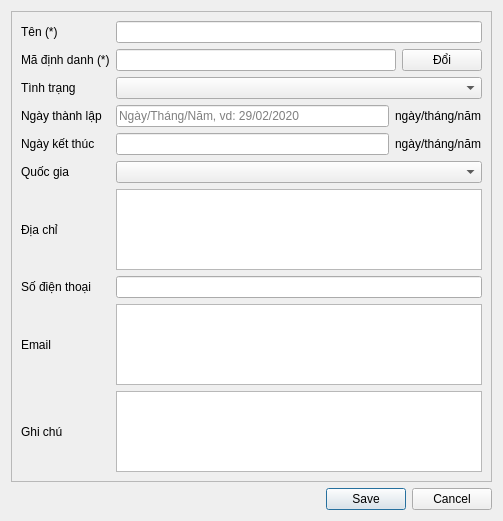
<?xml version="1.0" encoding="UTF-8"?>
<ui version="4.0">
 <class>DlgArea</class>
 <widget class="QDialog" name="DlgArea">
  <property name="geometry">
   <rect>
    <x>0</x>
    <y>0</y>
    <width>503</width>
    <height>521</height>
   </rect>
  </property>
  <property name="windowTitle">
   <string>Dialog</string>
  </property>
  <layout class="QVBoxLayout" name="verticalLayout">
   <item>
    <widget class="QScrollArea" name="scrollArea">
     <property name="widgetResizable">
      <bool>true</bool>
     </property>
     <widget class="QWidget" name="scrollAreaWidgetContents">
      <property name="geometry">
       <rect>
        <x>0</x>
        <y>0</y>
        <width>483</width>
        <height>471</height>
       </rect>
      </property>
      <layout class="QVBoxLayout" name="verticalLayout_2">
       <item>
        <layout class="QGridLayout" name="gridLayout">
         <item row="4" column="1">
          <layout class="QHBoxLayout" name="horizontalLayout_3">
           <item>
            <widget class="QLineEdit" name="txtEndDate"/>
           </item>
           <item>
            <widget class="QLabel" name="label_7">
             <property name="text">
              <string>ngày/tháng/năm</string>
             </property>
            </widget>
           </item>
          </layout>
         </item>
         <item row="6" column="1">
          <layout class="QHBoxLayout" name="horizontalLayout_4" stretch="3">
           <item>
            <widget class="QComboBox" name="cbCountry"/>
           </item>
          </layout>
         </item>
         <item row="3" column="1">
          <layout class="QHBoxLayout" name="horizontalLayout_2">
           <item>
            <widget class="QLineEdit" name="txtStartDate">
             <property name="placeholderText">
              <string>Ngày/Tháng/Năm, vd: 29/02/2020</string>
             </property>
            </widget>
           </item>
           <item>
            <widget class="QLabel" name="label_18">
             <property name="text">
              <string>ngày/tháng/năm</string>
             </property>
            </widget>
           </item>
          </layout>
         </item>
         <item row="2" column="0">
          <widget class="QLabel" name="label_6">
           <property name="text">
            <string>Tình trạng</string>
           </property>
          </widget>
         </item>
         <item row="10" column="0">
          <widget class="QLabel" name="label_4">
           <property name="text">
            <string>Ghi chú</string>
           </property>
          </widget>
         </item>
         <item row="0" column="1">
          <widget class="QLineEdit" name="txtName"/>
         </item>
         <item row="1" column="1">
          <layout class="QHBoxLayout" name="horizontalLayout_8">
           <item>
            <widget class="QLineEdit" name="txtCode">
             <property name="readOnly">
              <bool>true</bool>
             </property>
            </widget>
           </item>
           <item>
            <widget class="QPushButton" name="btnChangeNameId">
             <property name="text">
              <string>Đổi</string>
             </property>
            </widget>
           </item>
          </layout>
         </item>
         <item row="6" column="0">
          <widget class="QLabel" name="label_10">
           <property name="text">
            <string>Quốc gia</string>
           </property>
          </widget>
         </item>
         <item row="0" column="0">
          <widget class="QLabel" name="label">
           <property name="text">
            <string>Tên (*)</string>
           </property>
          </widget>
         </item>
         <item row="10" column="1">
          <widget class="QPlainTextEdit" name="txtNote"/>
         </item>
         <item row="1" column="0">
          <widget class="QLabel" name="label_3">
           <property name="text">
            <string>Mã định danh (*)</string>
           </property>
          </widget>
         </item>
         <item row="3" column="0">
          <widget class="QLabel" name="label_2">
           <property name="text">
            <string>Ngày thành lập</string>
           </property>
          </widget>
         </item>
         <item row="4" column="0">
          <widget class="QLabel" name="label_5">
           <property name="text">
            <string>Ngày kết thúc</string>
           </property>
          </widget>
         </item>
         <item row="2" column="1">
          <widget class="QComboBox" name="cbStatus"/>
         </item>
         <item row="9" column="1">
          <widget class="QPlainTextEdit" name="txtEmail"/>
         </item>
         <item row="8" column="1">
          <widget class="QLineEdit" name="txtTel"/>
         </item>
         <item row="9" column="0">
          <widget class="QLabel" name="label_12">
           <property name="text">
            <string>Email</string>
           </property>
          </widget>
         </item>
         <item row="8" column="0">
          <widget class="QLabel" name="label_11">
           <property name="text">
            <string>Số điện thoại</string>
           </property>
          </widget>
         </item>
         <item row="7" column="1">
          <widget class="QPlainTextEdit" name="txtAddr"/>
         </item>
         <item row="7" column="0">
          <widget class="QLabel" name="label_8">
           <property name="text">
            <string>Địa chỉ</string>
           </property>
          </widget>
         </item>
        </layout>
       </item>
      </layout>
     </widget>
    </widget>
   </item>
   <item>
    <widget class="QDialogButtonBox" name="buttonBox">
     <property name="orientation">
      <enum>Qt::Horizontal</enum>
     </property>
     <property name="standardButtons">
      <set>QDialogButtonBox::Cancel|QDialogButtonBox::Save</set>
     </property>
    </widget>
   </item>
  </layout>
 </widget>
 <resources/>
 <connections>
  <connection>
   <sender>buttonBox</sender>
   <signal>accepted()</signal>
   <receiver>DlgArea</receiver>
   <slot>accept()</slot>
   <hints>
    <hint type="sourcelabel">
     <x>248</x>
     <y>254</y>
    </hint>
    <hint type="destinationlabel">
     <x>157</x>
     <y>274</y>
    </hint>
   </hints>
  </connection>
  <connection>
   <sender>buttonBox</sender>
   <signal>rejected()</signal>
   <receiver>DlgArea</receiver>
   <slot>reject()</slot>
   <hints>
    <hint type="sourcelabel">
     <x>316</x>
     <y>260</y>
    </hint>
    <hint type="destinationlabel">
     <x>286</x>
     <y>274</y>
    </hint>
   </hints>
  </connection>
 </connections>
</ui>
